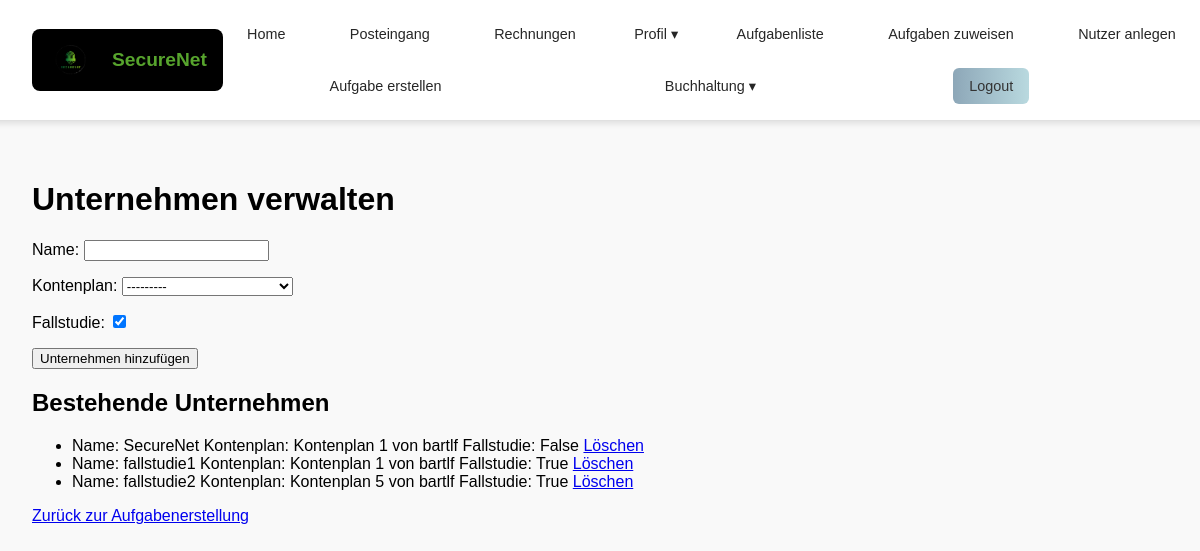
The app's page /posts/unternehmen_verwalten/ (signed in) with its own data.
### posts/models.py (models this page shows, shortened)
class Unternehmen(models.Model):
    name = models.CharField(max_length=100)
    kontenplan = models.ForeignKey('Kontenplan', on_delete=models.CASCADE)
    fallstudie = models.BooleanField(default=0)
    ersteller = models.IntegerField(null=True, blank=True)

class Kontenplan(models.Model):
    nutzer = models.ForeignKey(settings.AUTH_USER_MODEL, on_delete=models.CASCADE)
    def __str__(self):
        return f"Kontenplan {self.id} von {self.nutzer.username}"

### users/models.py (models this page shows, shortened)
class CustomUser(AbstractUser):
    objects = CustomUserManager()
    ROLE_CHOICES = (
        ('student', 'Studierende'),
        ('teacher', 'Lehrkraft'),
    )
    role = models.CharField(max_length=10, choices=ROLE_CHOICES, default='student')
    professor = models.ForeignKey(
        'self',
        null=True, blank=True,
        limit_choices_to={'role': 'teacher'},
        on_delete=models.SET_NULL,
        related_name='students'
    )
    semester = models.ForeignKey(Semester, null = True, on_delete=models.CASCADE, default = 1)
    studiengang = models.ForeignKey(
        Studiengang,
        on_delete=models.CASCADE,
        null=True, blank=True,  # Allow empty reference initially
        related_name='students'  # Optional but recommended for clarity
    )
    unternehmen = models.ForeignKey(
        Unternehmen,
        on_delete=models.SET_NULL,
        null=True, blank=True,
        related_name="studierende"
    )
    display_name = models.CharField(max_length=150, blank=True, null=True)
    nutzergruppe = models.IntegerField(null=True, blank=True)  # Kann für Lehrer None sein

### posts/views.py (the view)
    def _wrapped_view_func(request, *args, **kwargs):
        if request.user.is_authenticated and (request.user.role == 'teacher' or request.user.is_superuser):
            return view_func(request, *args, **kwargs)
        else:
            return HttpResponse(f'Fehlende Berechtigung <br><a href="{reverse("index")}">Zurück zur Startseite</a>')

### posts/forms.py
class UnternehmenForm(forms.ModelForm):
    class Meta:
        model = Unternehmen
        fields = ['name','kontenplan','fallstudie']

### posts/views.py (called while the page is built)
def lehrkraft_required(view_func):
    def _wrapped_view_func(request, *args, **kwargs):
        if request.user.is_authenticated and (request.user.role == 'teacher' or request.user.is_superuser):
            return view_func(request, *args, **kwargs)
        else:
            return HttpResponse(f'Fehlende Berechtigung <br><a href="{reverse("index")}">Zurück zur Startseite</a>')
    return _wrapped_view_func

@lehrkraft_required
def unternehmen_verwalten(request):
    if request.method == 'POST':
        form = UnternehmenForm(request.POST)
        if form.is_valid():
            unternehmen = form.save(commit=False)  # ✅ Hier wird das Objekt erzeugt
            unternehmen.ersteller = request.user.id
            unternehmen.save()
            messages.success(request, "Unternehmen erfolgreich hinzugefügt.")
            return redirect('posts:unternehmen_verwalten')
        else:
            messages.error(request, "Fehler beim Speichern des Unternehmens.")
    else:
        form = UnternehmenForm()
    if request.user.is_superuser:
        unternehmen = Unternehmen.objects.all()
    else:
        unternehmen = Unternehmen.objects.filter(Q(ersteller=request.user.id) | Q(ersteller=1))
    return render(request, 'posts/neues_unternehmen.html', {'form': form, 'unternehmen': unternehmen})

### posts/templates/posts/neues_unternehmen.html (shortened to what this page needs)
{% extends 'master_layout.html' %}
{% load static%}
{% block content %}
<h1>Unternehmen verwalten</h1>
<form method="post">
    {{ form.as_p }}
    <button type="submit">Unternehmen hinzufügen</button>
</form>
<h2>Bestehende Unternehmen</h2>
<ul>
    {% for unternehmen in unternehmen %}
        <li>
            Name: {{ unternehmen.name }}
            Kontenplan: {{ unternehmen.kontenplan }}
            Fallstudie: {{ unternehmen.fallstudie }}
            <a href="{% url 'posts:unternehmen_loeschen' unternehmen.id %}"
               class="btn btn-danger"
               onclick="return confirm('Soll das Unternehmen wirklich gelöscht werden?');">
               Löschen
            </a>
        </li>
    {% empty %}
        <li>Keine Unternehmen vorhanden.</li>
    {% endfor %}
</ul>
<a href="{% url 'posts:aufgabe_erstellen' %}" class="btn btn-secondary">Zurück zur Aufgabenerstellung</a>
{% endblock %}

### staticfiles/css/master_layout.css (style rules this page uses)
body { margin: 0; padding: 0; font-family: Arial, sans-serif; background-color: #f9f9f9; }

### records on screen
Unternehmen: name "SecureNet", kontenplan "Kontenplan 1 von bartlf", fallstudie "False"
Unternehmen: name "fallstudie1", kontenplan "Kontenplan 1 von bartlf", fallstudie "True"
Unternehmen: name "fallstudie2", kontenplan "Kontenplan 5 von bartlf", fallstudie "True"
